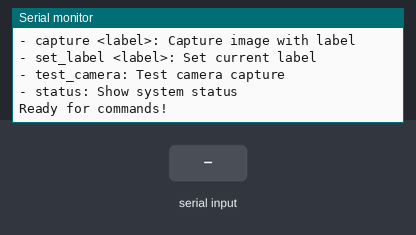
A sketch run on a simulated ESP32-S3. Shown: the last lines printed to the serial monitor. The inputs (shaded band) are chosen by the test bench. The camera gives no picture.

Above: at 3.5 s.
3.6 s: "start_stream\n" received over Serial
At 3.73 s:
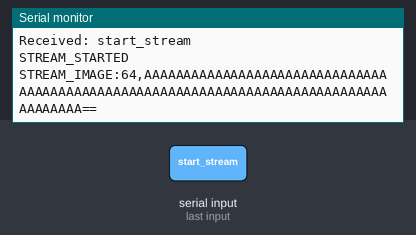
5.1 s: "stop_stream\n" received over Serial
At 6.1 s:
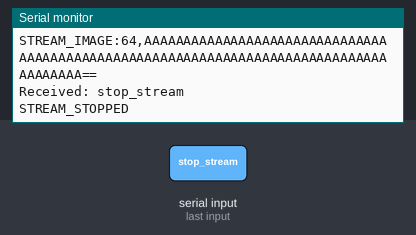
6.6 s: "capture \n" received over Serial
At 7.7 s:
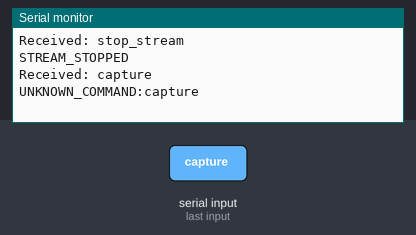
8.1 s: "set_label \n" received over Serial
At 8.8 s:
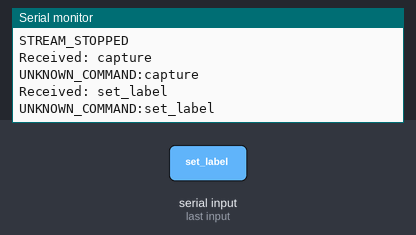
9.6 s: "test_camera\n" received over Serial
At 10.0 s:
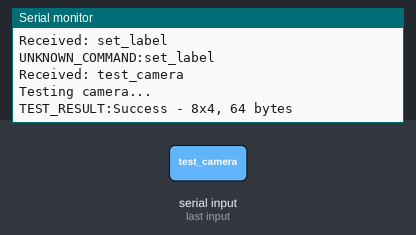

Measured:
- after the input at 3.6 s, the serial monitor: prints a new line at once (image 1)
- after the input at 5.1 s, the serial monitor: prints a new line after 0.05 s (image 2)
- after the input at 6.6 s, the serial monitor: prints a new line at once (image 3)
- after the input at 8.1 s, the serial monitor: prints a new line at once (image 4)
- after the input at 9.6 s, the serial monitor: prints a new line at once (image 5)

The sketch:

ESP32S3_Free_image_collection_V1.ino
```cpp
//ESP32-S3 Free WROOM N16R8 camera img send to Processing ESP32S3 Free image collector

#include "esp_camera.h"
#include "Arduino.h"
#include "FS.h"
#include "SPI.h"
#include "base64.h"

// ===== CONFIGURABLE SETTINGS =====
String fileNamePrefix = "";    // File name prefix (removed "img_")
bool enableStreaming = true;      // Enable real-time streaming to Processing
int streamingInterval = 50; //500     // Streaming interval in milliseconds (2 FPS)
// ==================================

// CORRECT Camera pin configuration for ESP32-S3 Freenove
#define PWDN_GPIO_NUM    -1
#define RESET_GPIO_NUM   -1
#define XCLK_GPIO_NUM    15
#define SIOD_GPIO_NUM    4
#define SIOC_GPIO_NUM    5

#define Y2_GPIO_NUM      11
#define Y3_GPIO_NUM      9
#define Y4_GPIO_NUM      8
#define Y5_GPIO_NUM      10
#define Y6_GPIO_NUM      12
#define Y7_GPIO_NUM      18
#define Y8_GPIO_NUM      17
#define Y9_GPIO_NUM      16

#define VSYNC_GPIO_NUM   6
#define HREF_GPIO_NUM    7
#define PCLK_GPIO_NUM    13

// Global variables
bool cameraInitialized = false;
bool streamingActive = false;
String currentLabel = "apple";
int imageCount = 0;
unsigned long lastStreamTime = 0;

void setup() {
  Serial.begin(115200);
  Serial.setDebugOutput(true);

  delay(2000);
  Serial.println("ESP32-S3 Image Collection Starting...");

  // Initialize camera with conservative settings
  initCamera();

  Serial.println("Commands:");
  Serial.println("- start_stream: Start image streaming");
  Serial.println("- stop_stream: Stop image streaming");
  Serial.println("- capture <label>: Capture image with label");
  Serial.println("- set_label <label>: Set current label");
  Serial.println("- test_camera: Test camera capture");
  Serial.println("- status: Show system status");
  Serial.println("Ready for commands!");
}

void loop() {
  // Handle serial commands
  if (Serial.available()) {
    String command = Serial.readStringUntil('\n');
    command.trim();
    handleSerialCommand(command);
  }

  // Handle streaming
  if (streamingActive && enableStreaming && cameraInitialized) {
    unsigned long currentTime = millis();
    if (currentTime - lastStreamTime >= streamingInterval) {
      streamImage();
      lastStreamTime = currentTime;
    }
  }
  delay(10);
}

void initCamera() {
  Serial.println("Initializing camera...");

  // Deinitialize camera if already initialized
  if (cameraInitialized) {
    esp_camera_deinit();
    delay(100);
  }

  camera_config_t config;
  config.ledc_channel = LEDC_CHANNEL_0;
  config.ledc_timer = LEDC_TIMER_0;
  config.pin_d0 = Y2_GPIO_NUM;
  config.pin_d1 = Y3_GPIO_NUM;
  config.pin_d2 = Y4_GPIO_NUM;
  config.pin_d3 = Y5_GPIO_NUM;
  config.pin_d4 = Y6_GPIO_NUM;
  config.pin_d5 = Y7_GPIO_NUM;
  config.pin_d6 = Y8_GPIO_NUM;
  config.pin_d7 = Y9_GPIO_NUM;
  config.pin_xclk = XCLK_GPIO_NUM;
  config.pin_pclk = PCLK_GPIO_NUM;
  config.pin_vsync = VSYNC_GPIO_NUM;
  config.pin_href = HREF_GPIO_NUM;
  config.pin_sscb_sda = SIOD_GPIO_NUM;
  config.pin_sscb_scl = SIOC_GPIO_NUM;
  config.pin_pwdn = PWDN_GPIO_NUM;
  config.pin_reset = RESET_GPIO_NUM;
  config.xclk_freq_hz = 20000000;
  config.pixel_format = PIXFORMAT_JPEG;

  // Conservative settings for reliability
  config.frame_size = FRAMESIZE_QVGA;  // 320x240
  config.jpeg_quality = 12;
  config.fb_count = 1;  // Single frame buffer
  config.fb_location = CAMERA_FB_IN_PSRAM;
  config.grab_mode = CAMERA_GRAB_WHEN_EMPTY;

  // Initialize camera
  esp_err_t err = esp_camera_init(&config);
  if (err != ESP_OK) {
    Serial.printf("Camera init failed with error 0x%x\n", err);
    cameraInitialized = false;
    return;
  }

  cameraInitialized = true;
  Serial.println("Camera initialized successfully!");
}

void handleSerialCommand(String command) {
  Serial.println("Received: " + command);

  if (command == "start_stream") {
    streamingActive = true;
    Serial.println("STREAM_STARTED");
  }
  else if (command == "stop_stream") {
    streamingActive = false;
    Serial.println("STREAM_STOPPED");
  }
  else if (command.startsWith("capture ")) {
    String label = command.substring(8);
    label.trim();
    if (label.length() > 0) {
      currentLabel = label;
    }
    captureAndSaveImage();
  }
  else if (command.startsWith("set_label ")) {
    String label = command.substring(10);
    label.trim();
    if (label.length() > 0) {
      currentLabel = label;
      Serial.println("LABEL_SET:" + currentLabel);
    }
  }
  else if (command == "test_camera") {
    testCamera();
  }
  else {
    Serial.println("UNKNOWN_COMMAND:" + command);
  }
}

void streamImage() {
  if (!cameraInitialized) {
    return;
  }

  camera_fb_t* fb = esp_camera_fb_get();
  if (!fb) {
    Serial.println("STREAM_ERROR:Failed to capture");
    return;
  }

  String base64Image = base64::encode(fb->buf, fb->len);
  Serial.println("STREAM_IMAGE:" + String(fb->len) + "," + base64Image);

  esp_camera_fb_return(fb);
}

void captureAndSaveImage() {
  if (!cameraInitialized) {
    Serial.println("CAPTURE_ERROR:Camera not initialized");
    return;
  }

  Serial.println("Capturing image...");
  camera_fb_t* fb = esp_camera_fb_get();
  if (!fb) {
    Serial.println("CAPTURE_ERROR:Failed");
    return;
  }

  // Generate filename without leading underscore when prefix is empty
  String filename = "/";
  if (fileNamePrefix.length() > 0) {
    filename += fileNamePrefix + "_";
  }
  filename += currentLabel + "_" + String(imageCount) + ".jpg";

  // Encode image to base64
  String base64Image = base64::encode(fb->buf, fb->len);
  Serial.println("IMAGE_SAVED:" + filename + "," + String(fb->len) + "," + base64Image);

  esp_camera_fb_return(fb);
  imageCount++;
}

void testCamera() {
  Serial.println("Testing camera...");

  if (!cameraInitialized) {
    Serial.println("TEST_RESULT:Camera not initialized");
    initCamera();
    return;
  }

  camera_fb_t* fb = esp_camera_fb_get();
  if (!fb) {
    Serial.println("TEST_RESULT:Capture failed");
    return;
  }

  Serial.printf("TEST_RESULT:Success - %dx%d, %d bytes\n",
                fb->width, fb->height, fb->len);
  esp_camera_fb_return(fb);
}
```
